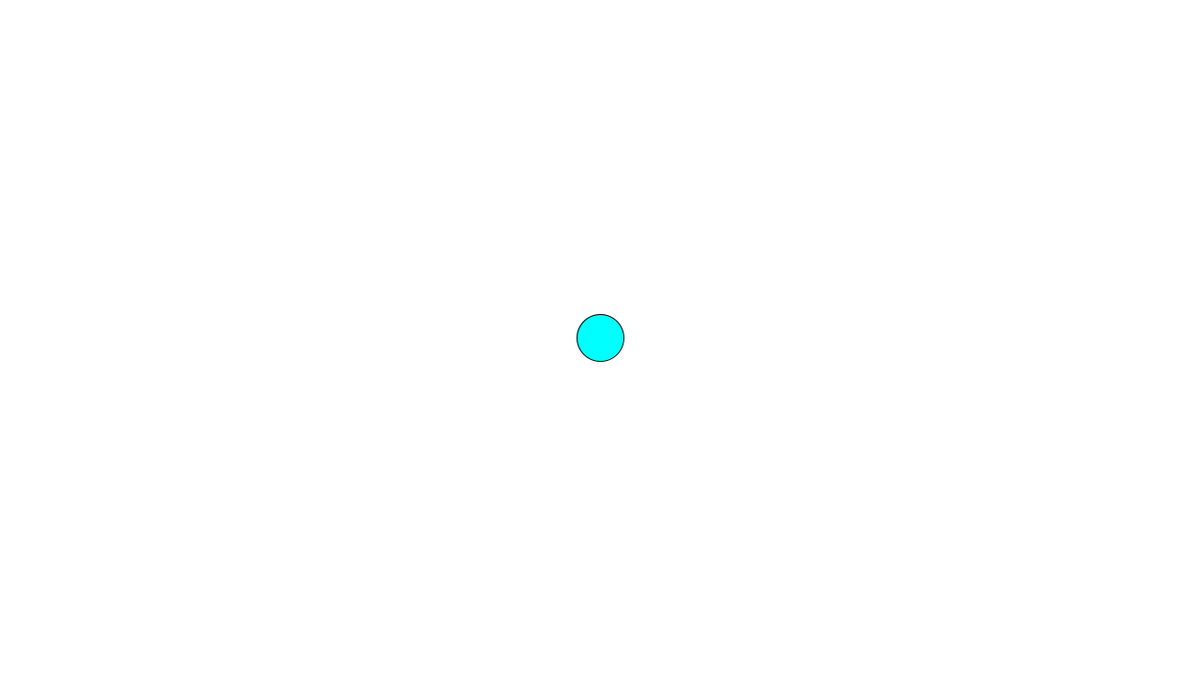
Frame 1 (no input)
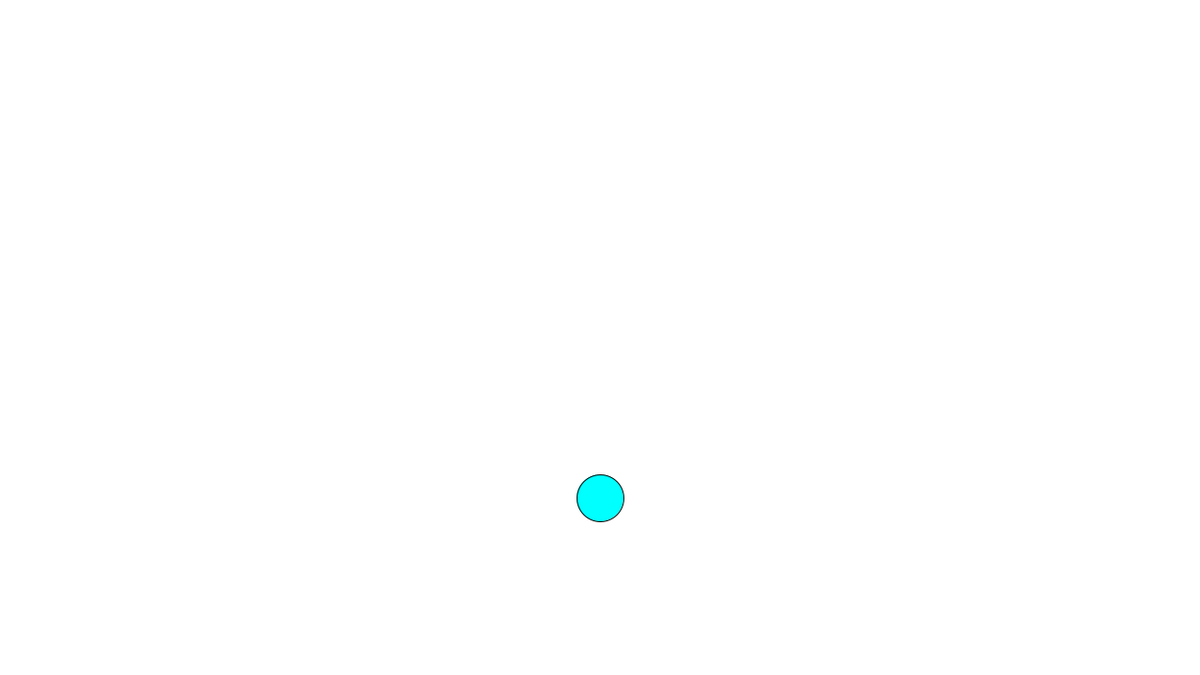
Frame 60 (the mouse pressed at the canvas centre just before this capture)
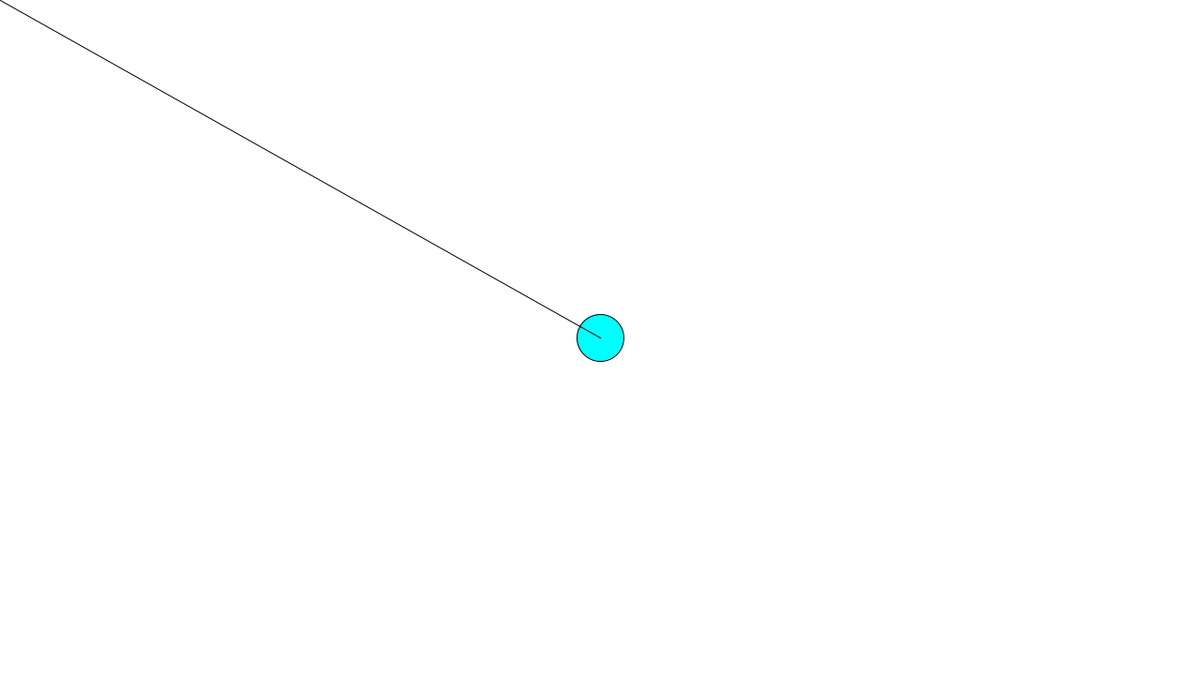
Frame 120 (the mouse held since frame 60 and released just before this capture)

The Processing sketch that drew these frames (run headless with seeded random() and noise(); from frame 60 on, the mouse is pressed at the canvas centre):

// Processing sketch: main
// ── main.pde
float floor;
float roof;
float rWall, lWall;

Ball ball = new Ball();

void setup() {
  frameRate(60);
  size(1280, 720);
  ball.x = width/2;
  ball.y = height/2;
  ball.w = 50;
  ball.h = 50;
  floor = height - ball.h/2;
  roof = height-height + ball.h/2;
  lWall = width-width + ball.w/2;
  rWall = width - ball.w/2;
}

void draw() {
  background(255);
  ball.render();
  ball.physics();
  mouseController();
}

// ── Ball.pde
class Ball {
  public float gravity = 0.1; //force of gravity
  public float dampening = -0.50; //force the ball will bounce back up
  public float speed = 0;
  public float acceleration = 0;
  public float x, y, w, h;
  void render() {
    //draws ellipse
    fill(0, 255, 255);
    ellipse(x, y, w, h);
  }
  void physics() {
    this.y = this.y + this.speed;
    this.x = this.x + this.acceleration;
    this.speed = this.speed + gravity;
    // checks for floor colision
    if (this.y > floor) {
      this.speed = this.speed * dampening;
      this.acceleration = -this.acceleration * dampening;
      this.y = floor;
    }
    //checks for roof collision
    /*if (this.y < roof) {
      this.speed = this.speed * dampening;
      this.y = roof;
    }
    */
    // checks for left wall
    if (this.x < lWall) {
      this.acceleration = this.acceleration * dampening;
      this.x = lWall;
    }
    // checks for left wall
    if (this.x > rWall) {
      this.acceleration = this.acceleration * dampening;
      this.x = rWall;
    }
  }
}

// ── MouseController.pde
void mouseController() {
  // makes the ball follow curser
  // creates a line from cliked to held mouse point
  if (m1Pressed == true) {
    ball.x = mousePosX;
    ball.y = mousePosY;
    ball.speed = 0;

    fill(0);
    line(lastMousePosX, lastMousePosY, mousePosX, mousePosY);
  }
  mousePosX = mouseX;
  mousePosY = mouseY;
  println(lastMousePosX + " " + lastMousePosY + " " + mousePosX + " " + mousePosY);
  println(ball.x + " " + ball.y);
}

void mouseDragged() {
}

boolean m1Pressed;
int lastMousePosX, lastMousePosY;
int mousePosX = mouseX, mousePosY = mouseY;

void mousePressed() {
  m1Pressed = true;

  lastMousePosX = mousePosX;
  lastMousePosY = mousePosY;
}

void mouseReleased() {
  m1Pressed = false;
  
  //When mousebutton released throws the ball.
  float dragForce = 20.0;
  ball.speed = (lastMousePosY - mousePosY) / dragForce;
  ball.acceleration = (lastMousePosX - mousePosX) / dragForce;
}

// ── Portal.pde
class Portal {
  void render() {
    orangePortal();
    bluePortal();
  }
  
  float x, y, w = 10, h = 50;
  boolean active;
  void orangePortal() {
    if (this.active == true) {
      fill(255, 140, 0);
      rectMode(CENTER);
      rect(this.x, this.y, this.w, this.h);
    }
  }
  
  float bx = 200, by = 200, bw, bh;
  void bluePortal() {
    if (this.active == true) {
      fill(0, 0, 255);
      rectMode(CENTER);
      rect(this.bx, this.by, this.w, this.h);
    }
  }
}
